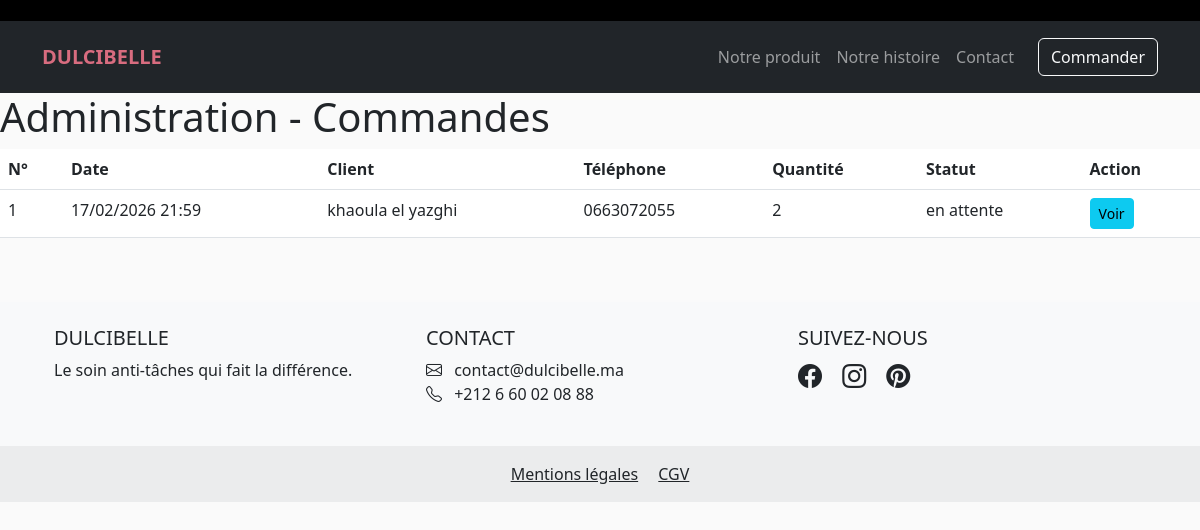
Screenshot of /admin/dashboard (signed in) with the database file from the repository.
### models.py (models this page shows, shortened)
class Commande(db.Model):
    id = db.Column(db.Integer, primary_key=True)
    nom = db.Column(db.String(50), nullable=False)
    prenom = db.Column(db.String(50), nullable=False)
    adresse = db.Column(db.String(200), nullable=False)
    telephone = db.Column(db.String(20), nullable=False)
    quantite = db.Column(db.Integer, default=1)
    date_commande = db.Column(db.DateTime, default=datetime.utcnow)
    statut = db.Column(db.String(20), default='en attente')
    email = db.Column(db.String(100), nullable=False)
    numero = db.Column(db.String(20), unique=True)

### app.py (the view)
@app.route('/admin/dashboard')
@login_required
def admin_dashboard():
    page = request.args.get('page', 1, type=int)
    commandes = Commande.query.order_by(Commande.date_commande.desc()).paginate(page=page, per_page=10)
    return render_template('admin_dashboard.html', commandes=commandes)

### app.py (called while the page is built)
def login_required(f):
    @wraps(f)
    def decorated_function(*args, **kwargs):
        if not session.get('admin_logged_in'):
            flash('Veuillez vous connecter pour accéder à cette page.', 'danger')
            return redirect(url_for('admin_login'))
        return f(*args, **kwargs)
    return decorated_function

### templates/admin_dashboard.html (shortened to what this page needs)
{% extends "base.html" %}
{% block content %}
<h1>Administration - Commandes</h1>
<table class="table">
    <thead>
        <tr>
            <th>N°</th>
            <th>Date</th>
            <th>Client</th>
            <th>Téléphone</th>
            <th>Quantité</th>
            <th>Statut</th>
            <th>Action</th>
        </tr>
    </thead>
    <tbody>
    {% for cmd in commandes.items %}
        <tr>
            <td>{{ cmd.id }}</td>
            <td>{{ cmd.date_commande.strftime('%d/%m/%Y %H:%M') }}</td>
            <td>{{ cmd.prenom }} {{ cmd.nom }}</td>
            <td>{{ cmd.telephone }}</td>
            <td>{{ cmd.quantite }}</td>
            <td>{{ cmd.statut }}</td>
            <td><a href="{{ url_for('admin_commande_detail', id=cmd.id) }}" class="btn btn-sm btn-info">Voir</a></td>
        </tr>
    {% endfor %}
    </tbody>
</table>
{% endblock %}

### static/style.css (style rules this page uses)
:root { --primary-dark: #573425; --primary-gold: #7d7000; --bg-soft: #fff6ea; --accent-beige: #c2b19c; --white: #ffffff; --black: #000000; }
body { background-color: #fafafa; }

### rows the page displays
Commande: id "1", date_commande "17/02/2026 21:59", prenom "khaoula", nom "el yazghi", telephone "0663072055", quantite "2", statut "en attente"
